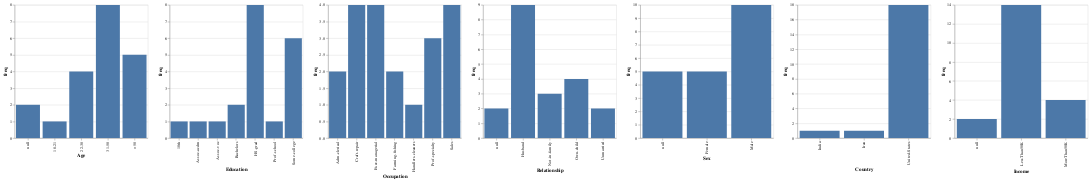

Here is the notebook cell this chart was saved with:
### Code cell
import altair as alt

charts = []
pdf = repair_base_df.toPandas()

for c in [c for c in pdf.columns if c != 'tid']:
    charts.append(alt.Chart(pdf).mark_bar().encode(x=alt.X(c), y=alt.Y('count()', axis=alt.Axis(title='freq'))).properties(width=300, height=300))

alt.hconcat(*charts)

### Figure 1 — Vega-Lite specification as saved in the notebook (floating-point values rounded to 4 significant figures)
{"config": {"view": {"continuousWidth": 400, "continuousHeight": 300}}, "hconcat": [{"mark": "bar", "encoding": {"x": {"type": "nominal", "field": "Age"}, "y": {"type": "quantitative", "aggregate": "count", "axis": {"title": "freq"}}}, "height": 300, "width": 300}, {"mark": "bar", "encoding": {"x": {"type": "nominal", "field": "Education"}, "y": {"type": "quantitative", "aggregate": "count", "axis": {"title": "freq"}}}, "height": 300, "width": 300}, {"mark": "bar", "encoding": {"x": {"type": "nominal", "field": "Occupation"}, "y": {"type": "quantitative", "aggregate": "count", "axis": {"title": "freq"}}}, "height": 300, "width": 300}, {"mark": "bar", "encoding": {"x": {"type": "nominal", "field": "Relationship"}, "y": {"type": "quantitative", "aggregate": "count", "axis": {"title": "freq"}}}, "height": 300, "width": 300}, {"mark": "bar", "encoding": {"x": {"type": "nominal", "field": "Sex"}, "y": {"type": "quantitative", "aggregate": "count", "axis": {"title": "freq"}}}, "height": 300, "width": 300}, {"mark": "bar", "encoding": {"x": {"type": "nominal", "field": "Country"}, "y": {"type": "quantitative", "aggregate": "count", "axis": {"title": "freq"}}}, "height": 300, "width": 300}, {"mark": "bar", "encoding": {"x": {"type": "nominal", "field": "Income"}, "y": {"type": "quantitative", "aggregate": "count", "axis": {"title": "freq"}}}, "height": 300, "width": 300}], "data": {"name": "data-ef5ed06e9c087a190cd2c76e47c6e935"}, "$schema": "https://vega.github.io/schema/vega-lite/v4.8.1.json", "datasets": {"data-ef5ed06e9c087a190cd2c76e47c6e935": [{"tid": "0", "Age": "31-50", "Education": "Some-college", "Occupation": "Craft-repair", "Relationship": "Husband", "Sex": "Male", "Country": "United-States", "Income": "LessThan50K"}, {"tid": "1", "Age": ">50", "Education": "Some-college", "Occupation": "Exec-managerial", "Relationship": "Own-child", "Sex": "Female", "Country": "United-States", "Income": "LessThan50K"}, {"tid": "2", "Age": "31-50", "Education": "Bachelors", "Occupation": "Sales", "Relationship": "Husband", "Sex": "Male", "Country": "United-States", "Income": "LessThan50K"}, {"tid": "3", "Age": "22-30", "Education": "HS-grad", "Occupation": "Craft-repair", "Relationship": "Own-child", "Sex": null, "Country": "United-States", "Income": "LessThan50K"}, {"tid": "4", "Age": "22-30", "Education": "HS-grad", "Occupation": "Farming-fishing", "Relationship": null, "Sex": null, "Country": "United-States", "Income": "LessThan50K"}, {"tid": "5", "Age": null, "Education": "Some-college", "Occupation": "Craft-repair", "Relationship": "Husband", "Sex": "Male", "Country": "United-States", "Income": null}, {"tid": "6", "Age": "31-50", "Education": "HS-grad", "Occupation": "Prof-specialty", "Relationship": "Not-in-family", "Sex": "Female", "Country": "United-States", "Income": "LessThan50K"}, {"tid": "7", "Age": "31-50", "Education": "Prof-school", "Occupation": "Prof-specialty", "Relationship": "Husband", "Sex": null, "Country": "India", "Income": "MoreThan50K"}, {"tid": "8", "Age": "18-21", "Education": "Some-college", "Occupation": "Adm-clerical", "Relationship": "Own-child", "Sex": "Female", "Country": "United-States", "Income": "LessThan50K"}, {"tid": "9", "Age": ">50", "Education": "HS-grad", "Occupation": "Farming-fishing", "Relationship": "Husband", "Sex": "Male", "Country": "United-States", "Income": "LessThan50K"}, {"tid": "10", "Age": ">50", "Education": "Assoc-voc", "Occupation": "Prof-specialty", "Relationship": "Husband", "Sex": "Male", "Country": "United-States", "Income": "LessThan50K"}, {"tid": "11", "Age": ">50", "Education": "HS-grad", "Occupation": "Sales", "Relationship": null, "Sex": null, "Country": "United-States", "Income": "MoreThan50K"}, {"tid": "12", "Age": null, "Education": "Bachelors", "Occupation": "Exec-managerial", "Relationship": "Husband", "Sex": null, "Country": "United-States", "Income": "MoreThan50K"}, {"tid": "13", "Age": "22-30", "Education": "HS-grad", "Occupation": "Craft-repair", "Relationship": "Not-in-family", "Sex": "Male", "Country": "United-States", "Income": "LessThan50K"}, {"tid": "14", "Age": "31-50", "Education": "Assoc-acdm", "Occupation": "Exec-managerial", "Relationship": "Unmarried", "Sex": "Male", "Country": "United-States", "Income": "LessThan50K"}, {"tid": "15", "Age": "22-30", "Education": "Some-college", "Occupation": "Sales", "Relationship": "Own-child", "Sex": "Male", "Country": "United-States", "Income": "LessThan50K"}, {"tid": "16", "Age": ">50", "Education": "Some-college", "Occupation": "Exec-managerial", "Relationship": "Unmarried", "Sex": "Female", "Country": "United-States", "Income": null}, {"tid": "17", "Age": "31-50", "Education": "HS-grad", "Occupation": "Adm-clerical", "Relationship": "Not-in-family", "Sex": "Female", "Country": "United-States", "Income": "LessThan50K"}, {"tid": "18", "Age": "31-50", "Education": "10th", "Occupation": "Handlers-cleaners", "Relationship": "Husband", "Sex": "Male", "Country": "United-States", "Income": "LessThan50K"}, {"tid": "19", "Age": "31-50", "Education": "HS-grad", "Occupation": "Sales", "Relationship": "Husband", "Sex": "Male", "Country": "Iran", "Income": "MoreThan50K"}]}}
